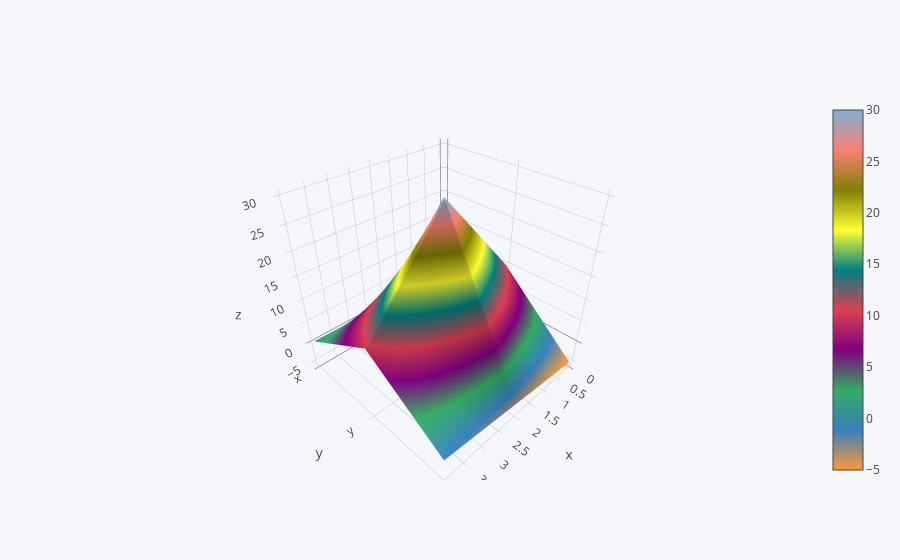

Notebook code for this chart:
### Code cell
data = pd.DataFrame({'x':[.1,.2,.3,.4,.5],'y':[10,20,30,20,10],'z':[-5,-4,-3,-2,-1]})
data.iplot(kind='surface')

### Figure 1 — Plotly figure (JSON) as saved in the notebook; plotly's stock layout.template omitted (floating-point values rounded to 4 significant figures)
{"data": [{"colorscale": [[0, "rgb(255, 153, 51)"], [0.1111, "rgb(55, 128, 191)"], [0.2222, "rgb(50, 171, 96)"], [0.3333, "rgb(128, 0, 128)"], [0.4444, "rgb(219, 64, 82)"], [0.5556, "rgb(0, 128, 128)"], [0.6667, "rgb(255, 255, 51)"], [0.7778, "rgb(128, 128, 0)"], [0.8889, "rgb(251, 128, 114)"], [1, "rgb(128, 177, 211)"]], "type": "surface", "uid": "49e6bfb6-b1d9-4326-9c0e-1cc2b3af3ef0", "x": [0, 1, 2, 3, 4], "y": ["x", "y", "z"], "z": [[0.1, 0.2, 0.3, 0.4, 0.5], [10, 20, 30, 20, 10], [-5, -4, -3, -2, -1]]}], "layout": {"legend": {"bgcolor": "#F5F6F9", "font": {"color": "#4D5663"}}, "paper_bgcolor": "#F5F6F9", "plot_bgcolor": "#F5F6F9", "title": {"font": {"color": "#4D5663"}}, "xaxis": {"gridcolor": "#E1E5ED", "showgrid": true, "tickfont": {"color": "#4D5663"}, "title": {"font": {"color": "#4D5663"}, "text": ""}, "zerolinecolor": "#E1E5ED"}, "yaxis": {"gridcolor": "#E1E5ED", "showgrid": true, "tickfont": {"color": "#4D5663"}, "title": {"font": {"color": "#4D5663"}, "text": ""}, "zerolinecolor": "#E1E5ED"}}}
